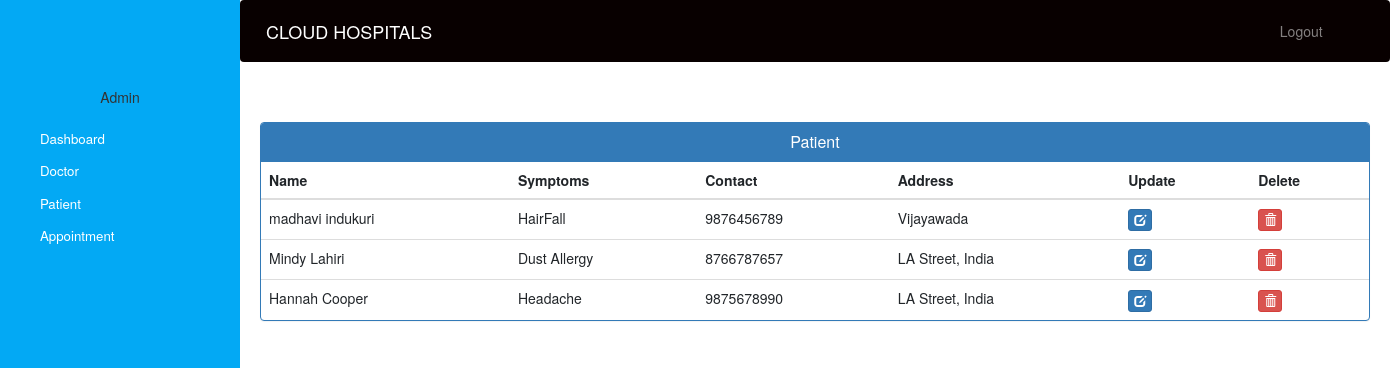
The page /admin-view-patient (signed in) on the database its author committed.
### hospital/models.py (models this page shows, shortened)
class Patient(models.Model):
    user=models.OneToOneField(User,on_delete=models.CASCADE)
    address = models.CharField(max_length=40)
    mobile = models.CharField(max_length=20,null=False)
    symptoms = models.CharField(max_length=100,null=False)
    assignedDoctorId = models.PositiveIntegerField(null=True)
    admitDate=models.DateField(auto_now=True)
    status=models.BooleanField(default=False)
    @property
    def get_name(self):
        return self.user.first_name+" "+self.user.last_name

### hospital/views.py (the view)
# urls.py: path('admin-view-patient', views.admin_view_patient_view,name='admin-view-patient'),
@login_required(login_url='adminlogin')
@user_passes_test(is_admin)
def admin_view_patient_view(request):
    patients=models.Patient.objects.all().filter(status=True)
    return render(request,'hospital/admin_view_patient.html',{'patients':patients})

### hospital/views.py (called while the page is built)
def is_admin(user):
    return user.groups.filter(name='ADMIN').exists()

### templates/hospital/admin_view_patient.html (shortened to what this page needs)
{% extends 'hospital/admin_base.html' %}
{% block content %}
{%load static%}
<head>
  <link href="//netdna.bootstrapcdn.com/bootstrap/3.0.0/css/bootstrap.min.css" rel="stylesheet" id="bootstrap-css">
</head>
<div class="container">
  <div class="panel panel-primary">
    <div class="panel-heading">
      <h6 class="panel-title">Patient</h6>
    </div>
    <table class="table table-hover" id="dev-table">
      <thead>
        <tr>
          <th>Name</th>
          <th>Symptoms</th>
          <th>Contact</th>
          <th>Address</th>
          <th>Update</th>
          <th>Delete</th>
        </tr>
      </thead>
      {% for p in patients %}
      <tr>
        <td> {{p.get_name}}</td>
        <td>{{p.symptoms}}</td>
        <td>{{p.mobile}}</td>
        <td>{{p.address}}</td>
        <td><a class="btn btn-primary btn-xs" href="{% url 'update-patient' p.id  %}"><span class="glyphicon glyphicon-edit"></span></a></td>
        <td><a class="btn btn-danger btn-xs" href="{% url 'delete-patient-from-hospital' p.id  %}"><span class="glyphicon glyphicon-trash"></span></a></td>
      </tr>
      {% endfor %}
    </table>
  </div>
</div>
{% endblock content %}

### static/style.css (style rules this page uses)
body { padding-left: 240px; }

### templates/hospital/admin_base.html (style rules this page uses)
a:link { text-decoration: none; }
a { color: white; }
body { padding-left: 240px; }

### templates/hospital/admin_view_patient.html (style rules this page uses)
a:link { text-decoration: none; }
h6 { text-align: center; }

### rows shown on the page
Patient: get_name "madhavi indukuri", symptoms "HairFall", mobile "9876456789", address "Vijayawada"
Patient: get_name "Mindy Lahiri", symptoms "Dust Allergy", mobile "8766787657", address "LA Street, India"
Patient: get_name "Hannah Cooper", symptoms "Headache", mobile "9875678990", address "LA Street, India"
